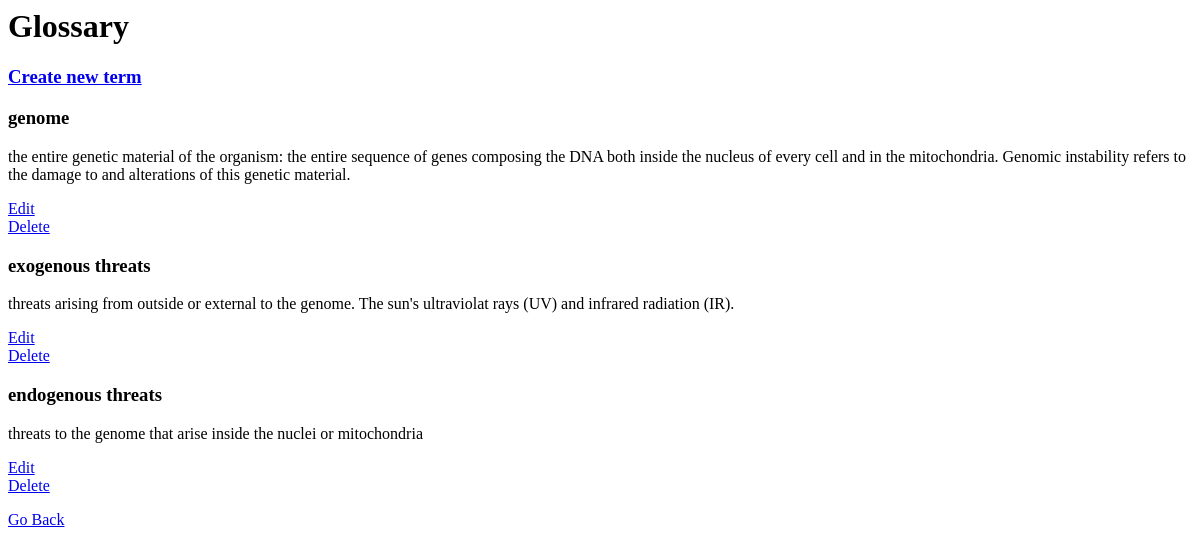
The app's page /aging_hallmarks/glossary, older data.
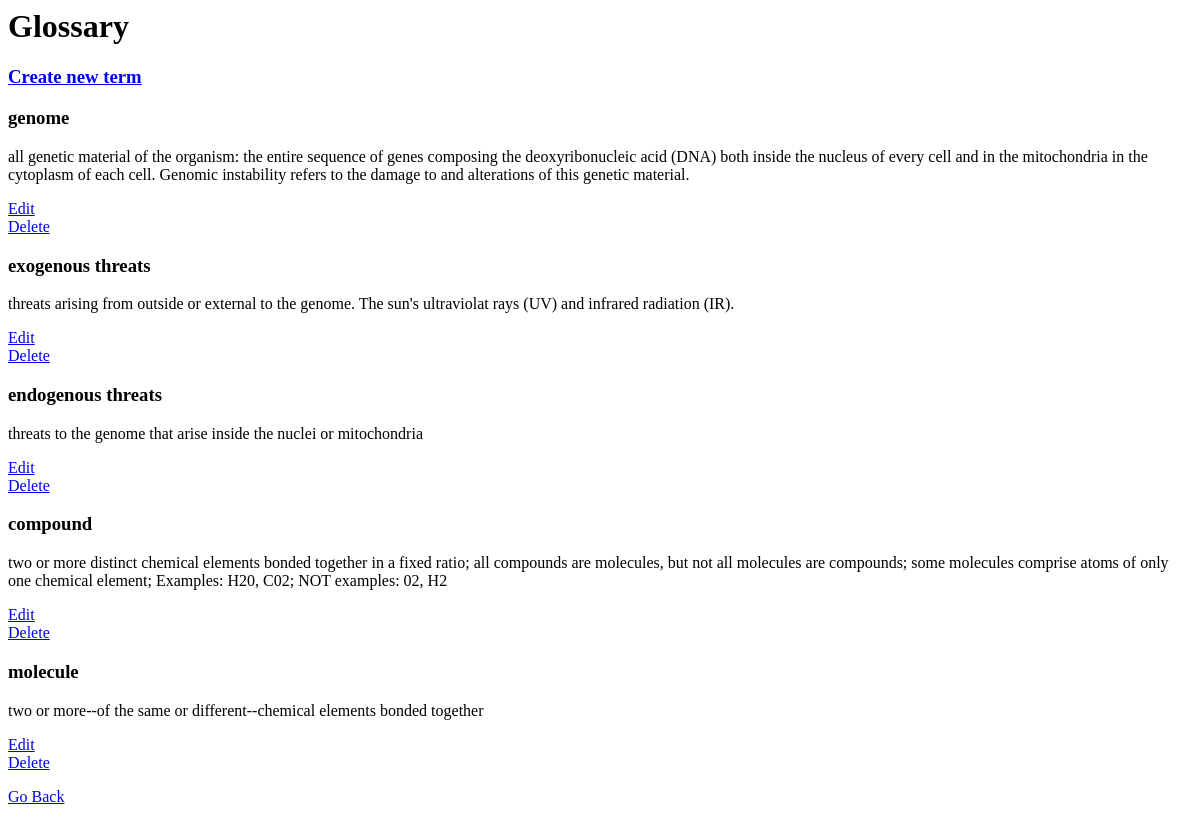
The same page, newer data.
### db_setup.py (models this page shows, shortened)
class GlossaryofTerms(Base):
    __tablename__ = 'glossary'
    id = Column(Integer, primary_key = True)
    name = Column(String(100), nullable = False)
    definition = Column(String(500))

### app.py (the view)
@app.route('/aging_hallmarks/glossary')
def glossary():
    glossary = session.query(GlossaryofTerms).all()
    return render_template('glossary.html', glossary = glossary)

### templates/glossary.html (shortened to what this page needs)
<html><body>
<h1>Glossary</h1>
<h3><a href = "{{url_for('newTerm')}}">Create new term</a></h3>
{% for term in glossary %}
<h3>{{term.name}}</h3>
    <p>
    {{term.definition}}
    </p>
    <p>
        <a href = "{{url_for('editTerm', term_id = term.id)}}">Edit</a>
        <a href = "{{url_for('deleteTerm', term_id = term.id)}}">Delete</a>
    </p>
{% endfor %}
<p><a href = "{{url_for('agingHallmarks')}}">Go Back</a></p>
</body></html>

Row changes from the older to the newer data that the page shows:
changed GlossaryofTerms "genome": definition "the entire genetic material of the organism: the entire sequence of genes composing the DNA both inside the nucleus of every cell and in the mitochondria. Genomic instability refers to…" → "all genetic material of the organism: the entire sequence of genes composing the deoxyribonucleic acid (DNA) both inside the nucleus of every cell and in the mitochondria in the cytoplasm of each cell. Genomic instability refers to…"
added GlossaryofTerms: name "compound", definition "two or more distinct chemical elements bonded together in a fixed ratio; all compounds are molecules, but not all molecules are compounds; some molecules comprise atoms of only one chemical element; Examples: H20, C02; NOT examples: 02, H2"
added GlossaryofTerms: name "molecule", definition "two or more--of the same or different--chemical elements bonded together"
